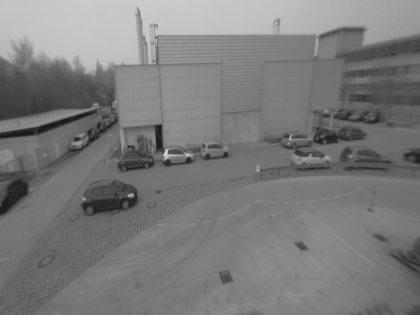
%> input picture computer vision/exercise/ex5/img1.png, 420 x 315 px, shrunk from 640 x 480 before the run
$ octave main_harris.m   (GNU Octave 9; MATLAB toolbox functions it lacks are replaced by stand-ins)
%> lines starting %> are read from the running program, lines starting %| are printed output that depends on the picture
### computer vision/exercise/ex5/imreadbw.m
function I = imreadbw(file)
%> called with file = 'img1.png'
I=im2double(imread(file)) ;
%> I: size 315x420 double; min 0.0902, max 0.855, mean 0.481

if(size(I,3) > 1)
  I = rgb2gray( I ) ;
end

### computer vision/exercise/ex5/getM.m
function [ xx, yy, xy ] = getM( img, std )
%> called with std = 6

% TODO calc image gradients

[nrows, ncols] = size(img);
%> nrows = 315; ncols = 420

I = img;

% calulate the I_x and I_y
I_x = zeros(nrows, ncols);
I_y = zeros(nrows, ncols);
for x=1:ncols
    for y=1:nrows
        % I_x
        switch x
            case 1
                I_x(y, x) = I(y, x + 1) - I(y, x);
            case ncols
                I_x(y, x) = I(y, x) - I(y, x - 1);
            otherwise
                I_x(y, x) = (I(y, x + 1) - I(y, x - 1)) / 2;
        end

        % I_y
        switch y
            case 1
                I_y(y, x) = I(y + 1, x) - I(y, x);
            case nrows
                I_y(y, x) = I(y, x) - I(y - 1, x);
            otherwise
                I_y(y, x) = (I(y + 1, x) - I(y - 1, x)) / 2;
        end

    end
end
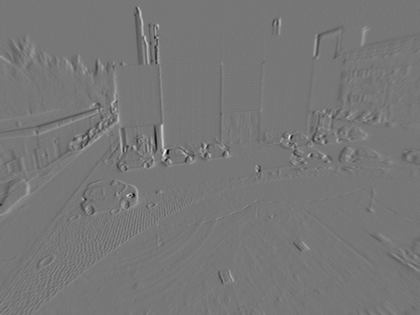
%> I_x: size 315x420 double; min -0.245, max 0.278, mean -0.000136; drawn with min black and max white
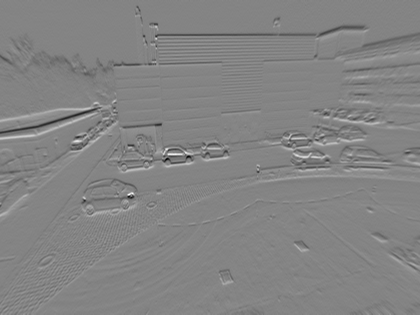
%> I_y: size 315x420 double; min -0.253, max 0.235, mean -0.000959; drawn with min black and max white


% TODO create gaussian kernel

% TODO calc tensor content and convolve it with Gaussian kernel


end

### computer vision/exercise/ex5/getHarrisCorners.m
function [ score, pts ] = getHarrisCorners( img, std, kappa, th )

%> the run ends on the next line
[xx, yy, xy] = getM(img, std);

% TODO calc score using det and trace

%imagesc((score > 0).*abs(score).^0.2)
%colormap gray

% TODO output score

% TODO output points

end

### computer vision/exercise/ex5/main_harris.m
%% load input image and set parameters
img = imreadbw('img1.png');
std = 6;
kappa = 0.05;
th = 1e-7;


%% compute harris corners
[score, pts] = getHarrisCorners(img, std, kappa, th);

$ run again, with computer vision/exercise/ex5/small.png copied over computer vision/exercise/ex5/img1.png
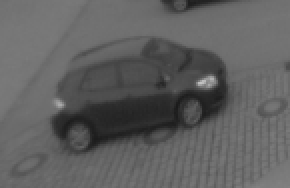
%> input picture computer vision/exercise/ex5/small.png, 145 x 94 px (shown 2 times larger)
%> after the loop in getM, `for x=1:ncols`:
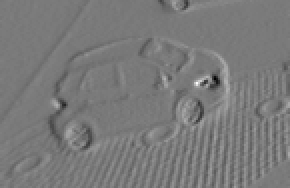
%> I_x: size 94x145 double (shown 2 times larger); min -0.178, max 0.194, mean -4.75e-06; drawn with min black and max white
%> after the loop in getM, `for x=1:ncols`:
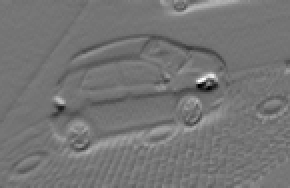
%> I_y: size 94x145 double (shown 2 times larger); min -0.159, max 0.188, mean 0.000612; drawn with min black and max white
